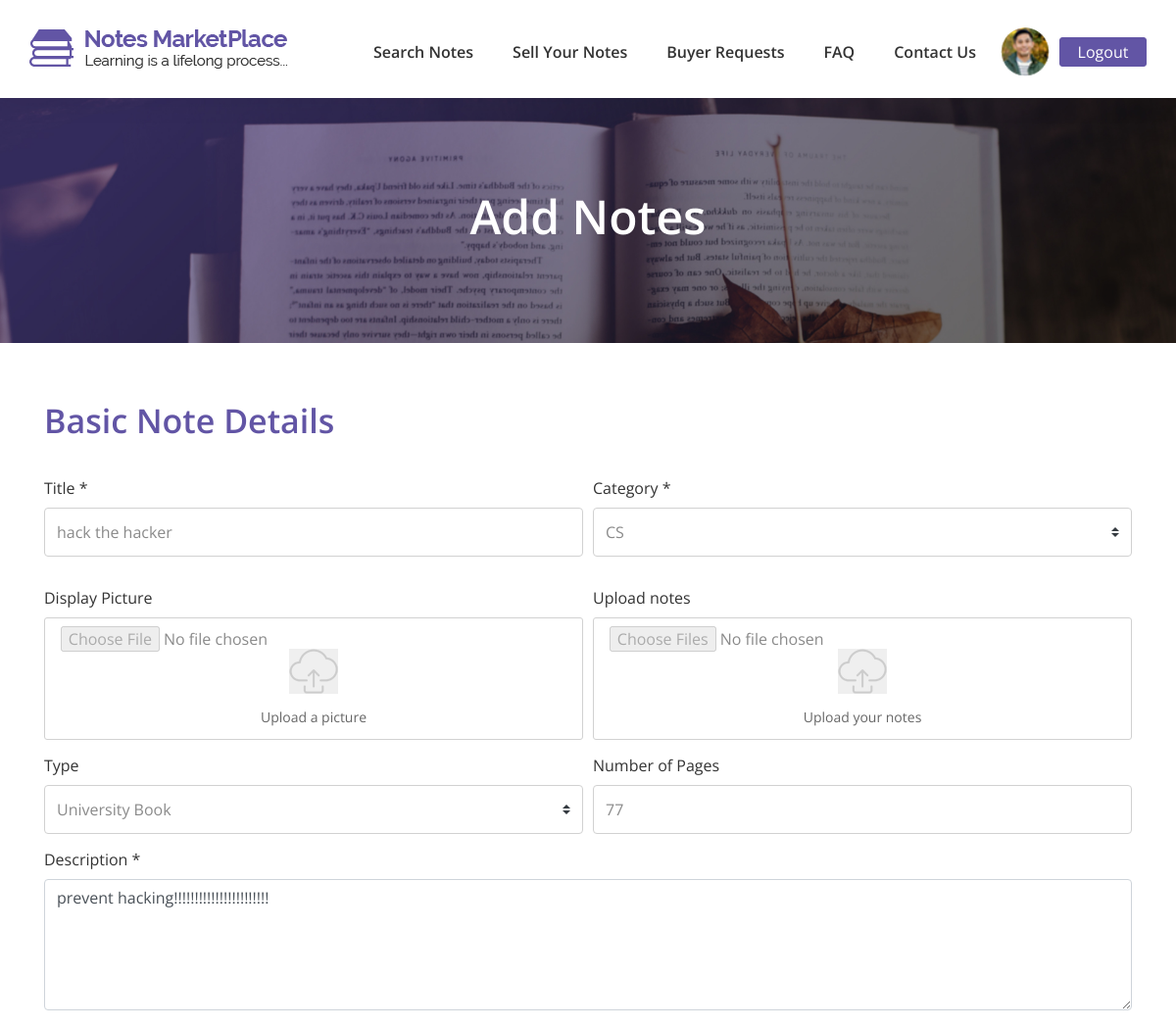
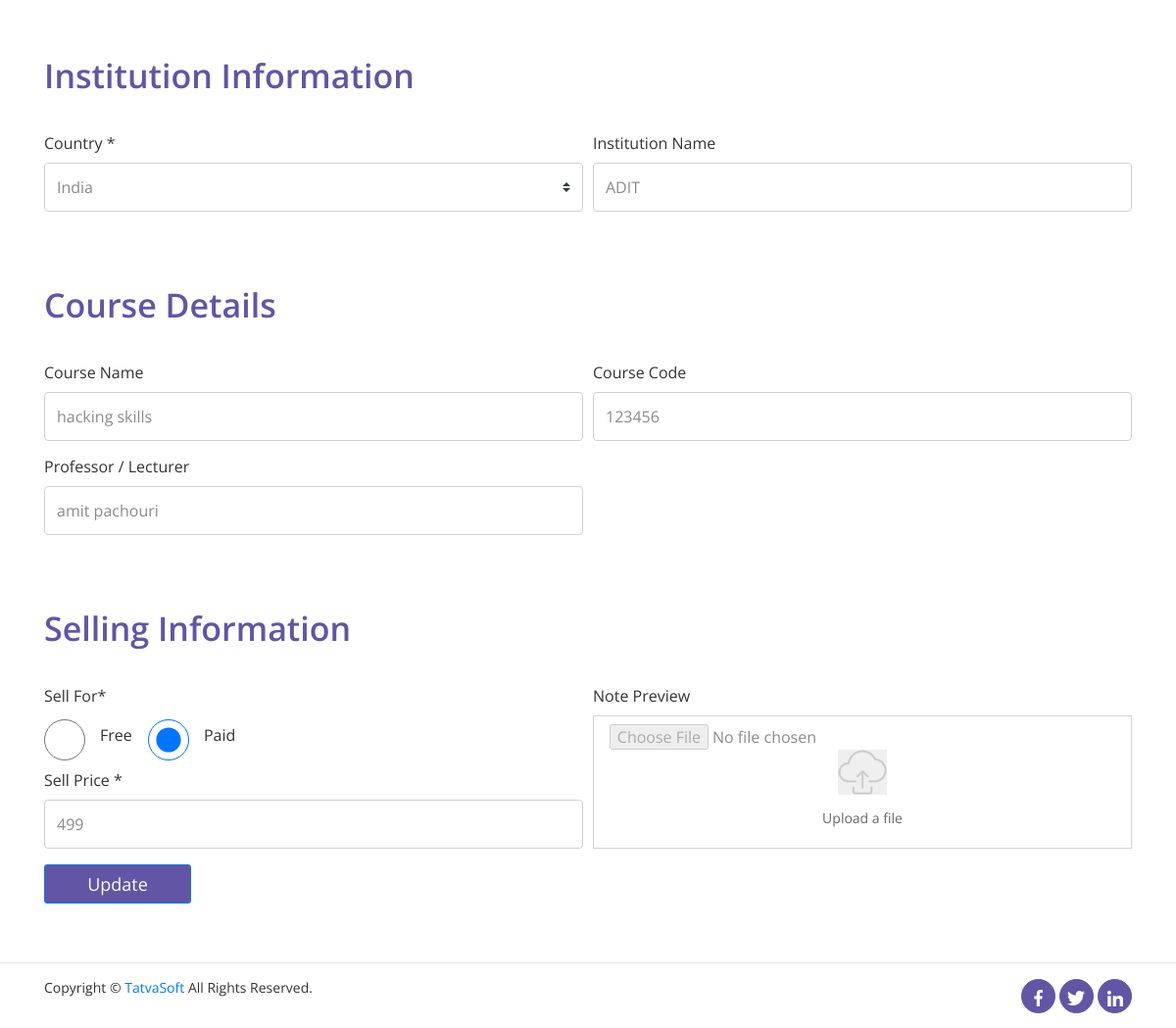
Page /php/updatenote.php?id=111 (signed in) on the committed database (2 pictures, top to bottom).
### tables this page shows
CREATE TABLE `sellernotes` (
  `ID` int(11) NOT NULL,
  `SellerID` int(11) NOT NULL,
  `Status` int(11) NOT NULL,
  `ActionedBy` int(11) DEFAULT NULL,
  `AdminRemarks` varchar(255) DEFAULT NULL,
  `PublishedDate` datetime DEFAULT current_timestamp(),
  `Title` varchar(100) NOT NULL,
  `Category` int(11) NOT NULL,
  `DisplayPicture` varchar(500) DEFAULT NULL,
  `NoteType` int(11) DEFAULT NULL,
  `NumberofPages` int(11) DEFAULT NULL,
  `Description` varchar(255) NOT NULL,
  `UniversityName` varchar(200) DEFAULT NULL,
  `Country` int(11) DEFAULT NULL,
  `Course` varchar(100) DEFAULT NULL,
  `CourseCode` varchar(100) DEFAULT NULL,
  `Professor` varchar(100) DEFAULT NULL,
  `IsPaid` int(1) NOT NULL DEFAULT 0,
  `SellingPrice` decimal(10,0) DEFAULT NULL,
  `NotesPreview` varchar(255) DEFAULT NULL,
  `CreatedDate` datetime DEFAULT current_timestamp(),
  `CreatedBy` int(11) DEFAULT NULL,
  `ModifiedDate` datetime DEFAULT current_timestamp(),
  `ModifiedBy` int(11) DEFAULT NULL,
  `IsActive` bit(1) NOT NULL DEFAULT b'1'
);

CREATE TABLE `notecategories` (
  `ID` int(11) NOT NULL,
  `Name` varchar(100) NOT NULL,
  `Description` varchar(255) NOT NULL,
  `CreatedDate` datetime DEFAULT current_timestamp(),
  `CreatedBy` int(11) DEFAULT NULL,
  `ModifiedDated` datetime DEFAULT NULL,
  `ModifiedBy` int(11) DEFAULT NULL,
  `IsActive` bit(1) NOT NULL DEFAULT b'1'
);

CREATE TABLE `notetypes` (
  `ID` int(11) NOT NULL,
  `Name` varchar(100) NOT NULL,
  `Description` varchar(255) NOT NULL,
  `CreatedDate` datetime DEFAULT current_timestamp(),
  `CreatedBy` int(11) DEFAULT NULL,
  `ModifiedDate` datetime DEFAULT NULL,
  `ModifiedBy` int(11) DEFAULT NULL,
  `IsActive` bit(1) NOT NULL DEFAULT b'1'
);

CREATE TABLE `countries` (
  `ID` int(11) NOT NULL,
  `Name` varchar(100) NOT NULL,
  `CountryCode` varchar(100) NOT NULL,
  `CreatedDate` datetime DEFAULT current_timestamp(),
  `CreatedBy` int(11) DEFAULT NULL,
  `ModifiedDate` datetime DEFAULT NULL,
  `ModifiedBy` int(11) DEFAULT NULL,
  `IsActive` bit(1) NOT NULL DEFAULT b'1'
);

### php/updatenote.php (the view, shortened to what this page needs)
<?php
include '../php/dbcon.php';
?>
<!DOCTYPE html>
<html lang="en">
<head>
    <link rel="stylesheet" href="../css/bootstrap.min.css">
    <link rel="stylesheet" href="../css/style.css">
    <link rel="stylesheet" href="../css/responsive.css">
</head>
<body>
    <header>
        <nav class="navbar navbar-expand-lg navbar-light fixed-top">
            <a class="navbar-brand" href="home-page.html">
                <img src="../images/logo/top-logo1.png" alt="logo">
            </a>
            <div class="collapse navbar-collapse " id="navbarSupportedContent">
                <ul class="navbar-nav ml-auto">
                    <li class="nav-item">
                        <a class="nav-link" href="../front/search_page.php">Search Notes</a>
                    </li>
                    <li class="nav-item">
                        <a class="nav-link" href="../front/sellnotes.php">Sell Your Notes</a>
                    </li>
                    <li class="nav-item">
                        <a class="nav-link" href="../front/buyer_request.php">Buyer Requests</a>
                    </li>
                    <li class="nav-item">
                        <a class="nav-link" href="../front/faq.html">FAQ</a>
                    </li>
                    <li class="nav-item">
                        <a class="nav-link" href="../front/contact_us.html">Contact Us</a>
                    </li>
                    <li class="nav-item dropdown">
                        <a class="user_img" data-toggle="dropdown" aria-haspopup="true" aria-expanded="false"><img src="../images/person/user-img.png"></a>
                    </li>
                    <li class="nav-item">
                        <a href="logout.php" style="text-decoration: none;"><button type="button" class="btn btn-primary btn-lg btn-block btn_login">Logout</button></a>
                    </li>
                </ul>
            </div>
        </nav>
    </header>
    <div class="add-note-image m-top-100">
        <div class="user-text">
            <h1>Add Notes</h1>
        </div>
    </div>
    <div class="container form-wrap">
        <form method="post"  action="">
            <div class="user-heading">
                <h3>Basic Note Details</h3>
            </div>
 <?php
$id = $_GET['id'];
$selectq = "select * from sellernotes where ID=$id";
$selectque = mysqli_query($con,$selectq);
$result = mysqli_fetch_array($selectque);
            ?>
            <div class="form-row">
                <div class="form-group col-md-6">
                    <label for="exampleInputfname">Title *</label>
                    <input type="text" class="form-control" id="exampleInputfname" placeholder="Enter your notes title" name="title" required value="<?php echo $result['Title'];?>" >
                </div>
                <div class="form-group col-md-6">
                    <label for="exampleInputfname">Category *</label>
                    <?php
                    $category = "select * from notecategories where IsActive=1";
                        $categoryquery = mysqli_query($con,$category);
                        $categoryrows = mysqli_num_rows($categoryquery);
                    ?>
                    <div class="input-group mb-3">
                        <select class="custom-select" id="inputGroupSelect01" name="category" required>
                            <?php
                            for($i=1;$i<=$categoryrows;$i++){
                                $categoryrow = mysqli_fetch_array($categoryquery);
                            ?>
                            <option value="<?php echo $categoryrow['ID'];?>" <?php if($categoryrow['ID']==$result['Category']){echo "selected";}?>><?php echo $categoryrow['Name'] ?></option>
                            <?php
                            }
                            ?>
                        </select>
                    </div>
                </div>
            </div>
            <div class="form-row">
                <div class="form-group col-md-6">
                    <label for="exampleInputfname">Display Picture</label>
                    <div class="upload-custom">
                        <button >
                            <img src="../images/icons/upload-file.png">
                        </button>
                        <input type="file" id="getdisplaypic" name="displaypic" style="border:none;width:70%;margin-left:-7%;"  disabled>
                        <p class="text-center">Upload a picture</p>
                    </div>
                </div>
                <div class="form-group col-md-6">
                    <label for="exampleInputfname">Upload notes </label>
                    <div class="upload-custom">
                        <button >
                            <img src="../images/icons/upload-file.png">
                        </button>
                        <input type="file" id="getnote" name="uploadnote[]" style="border:none;width:70%;margin-left:-7%;" multiple disabled>
                        <p class="text-center">Upload your notes</p>
                    </div>
                </div>
            </div>
            <div class="form-row">
                <div class="form-group col-md-6">
                    <label for="exampleInputfname">Type</label>
                    <?php
                    $type = "select * from notetypes where IsActive=1";
                        $typequery = mysqli_query($con,$type);
                        $typerows = mysqli_num_rows($typequery);
                    ?>
                    <div class="input-group">
                        <select class="custom-select" id="inputGroupSelect01" name="type">
                            <?php
                            for($i=1;$i<=$typerows;$i++){
                                $typerow = mysqli_fetch_array($typequery);
                            ?>
                            <option value="<?php echo $typerow['ID'] ?>" <?php if($typerow['ID']==$result['NoteType']){echo "selected";}?>><?php echo $typerow['Name'] ?></option>
                            <?php
                            }
                            ?>
                        </select>
                    </div>
                </div>
                <div class="form-group col-md-6">
                    <label for="exampleInputfname">Number of Pages</label>
                    <input type="text" class="form-control" id="exampleInputfname" placeholder="Enter number of pages" name="pages" value=<?php echo $result['NumberofPages']; ?>>
                </div>
            </div>
            <div class="form-row">
                <div class="form-group col-md-12">
                    <label for="exampleInputfname">Description *</label>
                    <textarea class="form-control" id="exampleInputfname" placeholder="Enter your notes title" rows="5" required name="description" maxlength="255"><?php echo $result['Description'] ?></textarea>
                </div>
            </div>
            <div class="user-heading">
                <h3>Institution Information</h3>
            </div>
            <div class="form-row">
                <div class="form-group col-md-6">
                    <label for="exampleInputfname">Country *</label>
                    <?php
                    $country = "select * from countries where IsActive=1";
                        $countryquery = mysqli_query($con,$country);
                        $countryrows = mysqli_num_rows($countryquery);
                    ?>
                    <div class="input-group">
                        <select class="custom-select" id="inputGroupSelect01" name="country" required>
                            <?php
                            for($i=1;$i<=$countryrows;$i++){
                                $countryrow = mysqli_fetch_array($countryquery);
                            ?>
                            <option value="<?php echo $countryrow['ID'] ?>" <?php if($countryrow['ID']==$result['Country']){echo "selected";}?>><?php echo $countryrow['Name'] ?></option>
                            <?php
                            }
                            ?>
                        </select>
                    </div>
                </div>
                <div class="form-group col-md-6">
                    <label for="exampleInputlname">Institution Name</label>
                    <input type="text" class="form-control" id="exampleInputlname" placeholder="Enter your institution name" name="institution" value="<?php echo $result['UniversityName']; ?>">
                </div>
            </div>
            <div class="user-heading">
                <h3>Course Details</h3>
            </div>
            <div class="form-row">
                <div class="form-group col-md-6">
                    <label for="exampleInputfname">Course Name</label>
                    <input type="text" class="form-control" id="exampleInputfname" placeholder="Enter your course name" name="course" value="<?php echo $result['Course']; ?>">
                </div>
                <div class="form-group col-md-6">
                    <label for="exampleInputlname">Course Code</label>
                    <input type="text" class="form-control" id="exampleInputlname" placeholder="Enter your course code" name="coursecode" value="<?php echo $result['CourseCode']; ?>">
                </div>
            </div>
            <div class="form-row">
                <div class="form-group col-md-6">
                    <label for="exampleInputfname">Professor / Lecturer</label>
                    <input type="text" class="form-control" id="exampleInputfname" placeholder="Enter your professor name" name="professor" value="<?php echo $result['Professor']; ?>">
                </div>
            </div>
            <div class="user-heading">
                <h3>Selling Information</h3>
            </div>
            <div class="form-row">
                <div class="col-md-6">
                    <div class="form-group">
                        <label for="exampleInputfname">Sell For*</label>
                        <div class="form-check form-check-inline">
                            <input class="form-check-input" type="radio" name="sellfor" value="5" required <?php if($result['IsPaid']==5){echo "checked"; } ?>>
                            <label class="form-check-label" for="inlineRadio1" style="margin-left: 10px;">Free</label>
                        </div>
                        <div class="form-check form-check-inline">
                            <input class="form-check-input" type="radio" name="sellfor" id="inlineRadio2" value="4" <?php if($result['IsPaid']==4){echo "checked"; } ?>>
                            <label class="form-check-label" for="inlineRadio2" style="margin-left: 10px;">Paid</label>
                        </div>
                        <div class="form-group">
                            <label for="exampleInputfname">Sell Price *</label>
                            <input type="text" class="form-control" id="exampleInputfname" placeholder="Enter your price" name="price" required value="<?php echo $result['SellingPrice']; ?>">
                        </div>
                    </div>
                </div>
                <div class="form-group col-md-6">
                    <label for="exampleInputfname">Note Preview</label>
                    <div class="upload-custom-add-notes">
                        <button>
                            <img src="../images/icons/upload-file.png">
                        </button>
                        <input type="file" id="getpreview" name="preview" style="border:none;width:70%;margin-left:-7%;" disabled>
                        <p class="text-center">Upload a file</p>
                    </div>
                </div>
            </div>
            <button type="submit" class="btn btn-primary" id="submit-btn-user" name="update">Update</button>
        </form>
    </div>
    <hr>
    <section class="footer">
        <div class="container">
            <div class="row">
                <div class="col-md-6 footer_content">
                    <p>Copyright © <a href="https://www.tatvasoft.com/">TatvaSoft</a> All Rights Reserved.</p>
                </div>
                <div class="col-md-6 footer_social text-right">
                    <ul class="social-list">
                        <li><a href="#">
                                <img src="../images/icons/facebook.png">
                            </a></li>
                        <li><a href="#">
                                <img src="../images/icons/twitter.png">
                            </a></li>
                        <li><a href="#">
                                <img src="../images/icons/linkedin.png">
                            </a></li>
                    </ul>
                </div>
            </div>
        </div>
    </section>
</body>
</html>

### rows in the picture
sellernotes: title "hack the hacker", category "CS", type "University Book", pages "77", description "prevent hacking!!!!!!!!!!!!!!!!!!!!!!!", country "India", institution "ADIT", course "hacking skills", coursecode "123456", professor "amit pachouri", IsPaid "☑ Paid", price "499"
